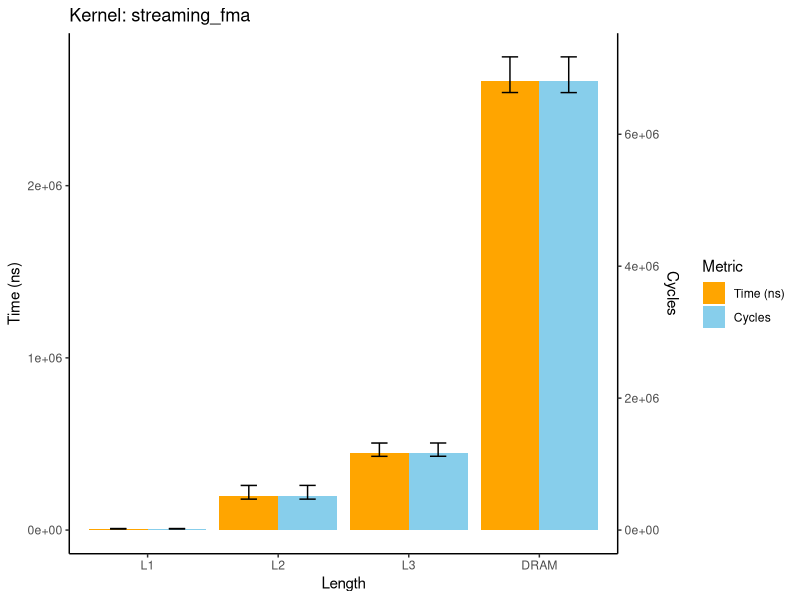
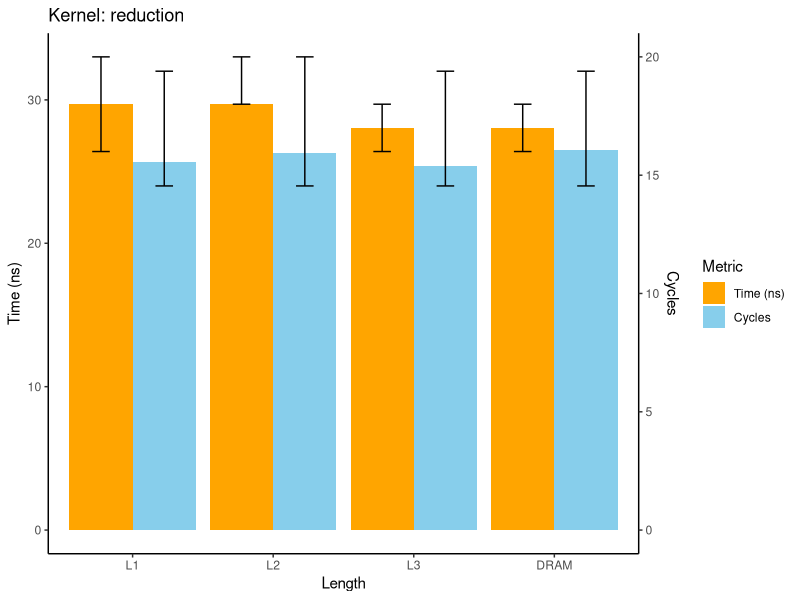
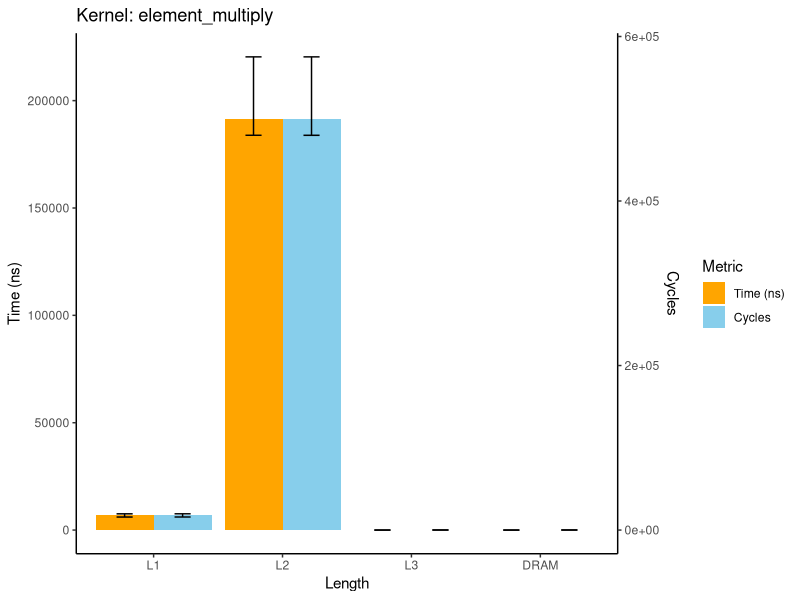
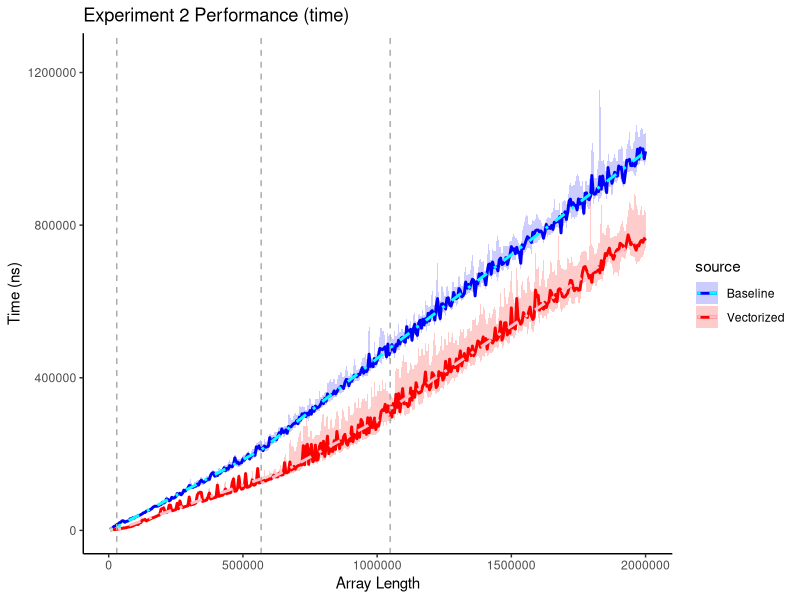
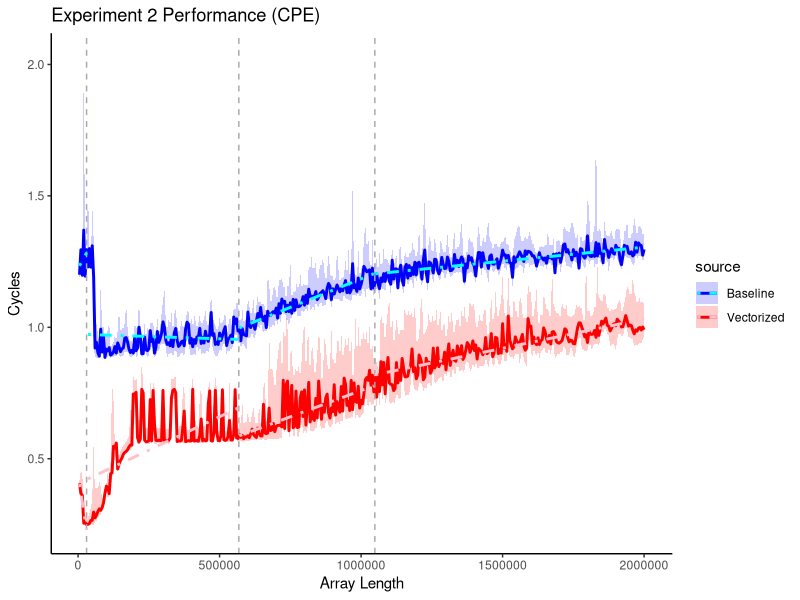

These figures' R source, in order:
#!/bin/env Rscript

# FULL DISCLOSURE: MOSTLY GENERATED BY CHATGPT

library(ggplot2)
library(tidyverse)

# EXPERIMENT 1

exp1base <- read.csv("csvs/experiment1-baseline.csv") %>% mutate(source = "Baseline")
exp1vect <- read.csv("csvs/experiment1-vectorized.csv") %>% mutate(source = "Vectorized")

data_long <- exp1base %>%
  pivot_longer(cols = c(avg_time_ns, avg_cycles),
               names_to = "metric",
               values_to = "avg") %>%
  mutate(min = ifelse(metric == "avg_time_ns", min_time_ns, min_cycles),
         max = ifelse(metric == "avg_time_ns", max_time_ns, max_cycles),
         length = recode(length,
                         "L1_ARR_LENGTH" = "L1",
                         "L2_ARR_LENGTH" = "L2",
                         "L3_ARR_LENGTH" = "L3",
                         "DRAM_ARR_LENGTH" = "DRAM")
  )

data_long$length <- factor(data_long$length, levels = c("L1", "L2", "L3", "DRAM"))

kernels <- unique(exp1base$kernel)

for (k in kernels) {
  plot_data <- filter(data_long, kernel == k)

  # Compute separate scales for each metric for plotting
  time_max <- max(plot_data$max[plot_data$metric == "avg_time_ns"])
  cycles_max <- max(plot_data$max[plot_data$metric == "avg_cycles"])
  scale_factor <- time_max / cycles_max

  plot_data <- plot_data %>%
    mutate(scaled_avg = ifelse(metric == "avg_cycles", avg * scale_factor, avg),
           scaled_min = ifelse(metric == "avg_cycles", min * scale_factor, min),
           scaled_max = ifelse(metric == "avg_cycles", max * scale_factor, max))

  p <- ggplot(plot_data, aes(x = length, y = scaled_avg, fill = metric)) +
    geom_bar(stat = "identity", position = position_dodge(width = 0.9)) +
    geom_errorbar(aes(ymin = scaled_min, ymax = scaled_max), position = position_dodge(width = 0.9), width = 0.25) +
    scale_fill_manual(values = c("avg_time_ns" = "skyblue", "avg_cycles" = "orange"),
                      labels = c("Time (ns)", "Cycles")) +
    scale_y_continuous(
      name = "Time (ns)",
      sec.axis = sec_axis(~. / scale_factor, name = "Cycles")
    ) +
    labs(title = paste("Kernel:", k), x = "Length", fill = "Metric") +
    theme_classic()

  print(p)
}

# EXPERIMENT 2

# Load CSV
exp2base <- read.csv("csvs/experiment2-baseline.csv") %>% mutate(source = "Baseline")
exp2vect <- read.csv("csvs/experiment2-vectorized.csv") %>% mutate(source = "Vectorized")

# Define X positions for vertical lines
vlines <- c(30038, 567979, 1048577)

# Combine into one dataframe
exp2 <- bind_rows(exp2base, exp2vect)

exp2 <- exp2 %>%
  mutate(section = cut(length, breaks = c(-Inf, vlines, Inf), labels = paste0("S", 1:(length(vlines) + 1))))

section_colors <- c("S1" = "#999999", "S2" = "#666666", "S3" = "#333333", "S4" = "#000000")

ggplot(exp2, aes(x = length, y = avg_time_ns, color = source, fill = source)) +
  geom_line(linewidth = 1) +
  geom_ribbon(aes(ymin = min_time_ns, ymax = max_time_ns), alpha = 0.2, color = NA) +
  geom_vline(xintercept = vlines, linetype = "dashed", color = "darkgrey") +
  geom_smooth(data = filter(exp2, source == "Baseline"), aes(group = interaction(source, section)), method = "lm", se = FALSE, linetype = "dotdash", color = "cyan") +
  geom_smooth(data = filter(exp2, source == "Vectorized"), aes(group = interaction(source, section)), method = "lm", se = FALSE, linetype = "dotdash", color = "pink") +
  labs(title = "Experiment 2 Performance (time)",
       x = "Array Length",
       y = "Time (ns)") +
  scale_color_manual(values = c("blue", "red")) +
  scale_fill_manual(values = c("blue", "red")) +
  theme_classic()

ggplot(exp2, aes(x = length, y = avg_cycles / length, color = source, fill = source)) +
  geom_line(linewidth = 1) +
  geom_ribbon(aes(ymin = min_cycles / length, ymax = max_cycles / length), alpha = 0.2, color = NA) +
  geom_vline(xintercept = vlines, linetype = "dashed", color = "darkgrey") +
  geom_smooth(data = filter(exp2, source == "Baseline"), aes(group = interaction(source, section)), method = "lm", se = FALSE, linetype = "dotdash", color = "cyan") +
  geom_smooth(data = filter(exp2, source == "Vectorized"), aes(group = interaction(source, section)), method = "lm", se = FALSE, linetype = "dotdash", color = "pink") +
  labs(title = "Experiment 2 Performance (CPE)",
       x = "Array Length",
       y = "Cycles") +
  scale_color_manual(values = c("blue", "red")) +
  scale_fill_manual(values = c("blue", "red")) +
  theme_classic()
